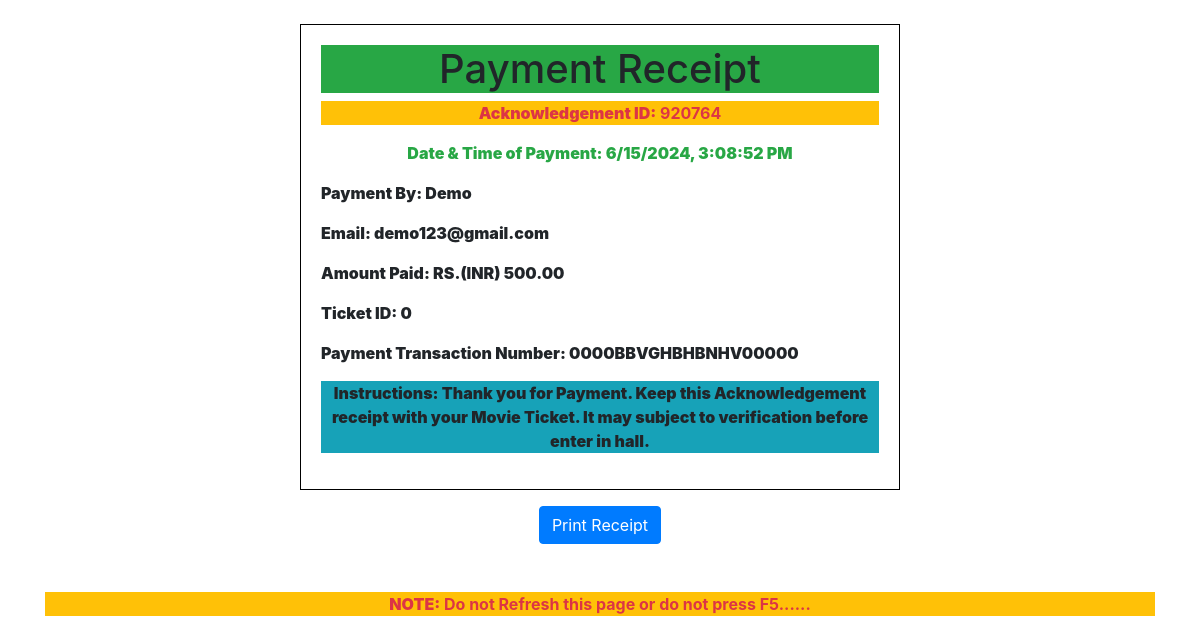
/generate_ticket.php?payment_id=1 (signed in), run on the app's committed database.
### tables this page shows
CREATE TABLE `payment` (
  `payment_id` int NOT NULL AUTO_INCREMENT,
  `paymentname` varchar(255) NOT NULL,
  `email` varchar(255) NOT NULL,
  `amount` decimal(10,2) NOT NULL,
  `ticketid` int NOT NULL,
  `transaction` varchar(255) NOT NULL,
  PRIMARY KEY (`payment_id`)
);

### generate_ticket.php (the view, shortened to what this page needs)
<?php
$host = 'localhost';
$username = 'root';
$password = '';
$database = 'movie_ticket';
$conn = mysqli_connect($host, $username, $password, $database);
if (isset($_GET["payment_id"])) {
    $paymentId = $_GET["payment_id"];
    $query = "SELECT paymentname, email, amount, ticketid, transaction FROM payment WHERE payment_id = ?";
    $stmt = mysqli_prepare($conn, $query);
    if ($stmt) {
        mysqli_stmt_bind_param($stmt, "i", $paymentId);
        mysqli_stmt_execute($stmt);
        $result = mysqli_stmt_get_result($stmt);
        if ($result && mysqli_num_rows($result) > 0) {
            $paymentDetails = mysqli_fetch_assoc($result);
        }
    }
}
?>
<!DOCTYPE html>
<html>
<head>
    <link rel="stylesheet" href="https://maxcdn.bootstrapcdn.com/bootstrap/4.5.2/css/bootstrap.min.css">
</head>
<body>
    <div class="container mt-4">
        <div class="ticket">
            <h1 class="text-center bg-success">Payment Receipt</h1>
            <strong><p class="text-center text-danger bg-warning"><strong>Acknowledgement ID:</strong> <span id="ticketID"></span></p><strong>
            <p class="text-center text-success"><strong>Date & Time of Payment:</strong> <span id="ticketDate"></span></p>
            <p><strong>Payment By:</strong> <?php echo $paymentDetails['paymentname']; ?></p>
            <p><strong>Email:</strong> <?php echo $paymentDetails['email']; ?></p>
            <p><strong>Amount Paid:</strong> RS.(INR) <?php echo $paymentDetails['amount']; ?></p>
            <p><strong>Ticket ID:</strong> <?php echo $paymentDetails['ticketid']; ?></p>
            <p><strong>Payment Transaction Number:</strong> <?php echo $paymentDetails['transaction']; ?></p>
            <p class="text-center bg-info"><strong>Instructions:</strong> Thank you for Payment. Keep this Acknowledgement receipt with your Movie Ticket. It may subject to verification before enter in hall.</p></strong>
        </div>
        <div class="text-center mt-3">
            <button onclick="printTicket()" class="btn btn-primary">Print Receipt</button>
        </div>
        <br>
        <br>
        <p class="text-center text-danger bg-warning"><strong>NOTE:</strong> Do not Refresh this page or do not press F5...... </p></strong>
    </div>
</body>
</html>

### generate_ticket.php (style rules this page uses)
.ticket { border: 1px solid #000; padding: 20px; width: 80%; max-width: 600px; margin: 0 auto; }

### data on the page
payment: paymentname "Demo", email "demo123@gmail.com", amount "500.00", ticketid "0", transaction "0000BBVGHBHBNHV00000"
